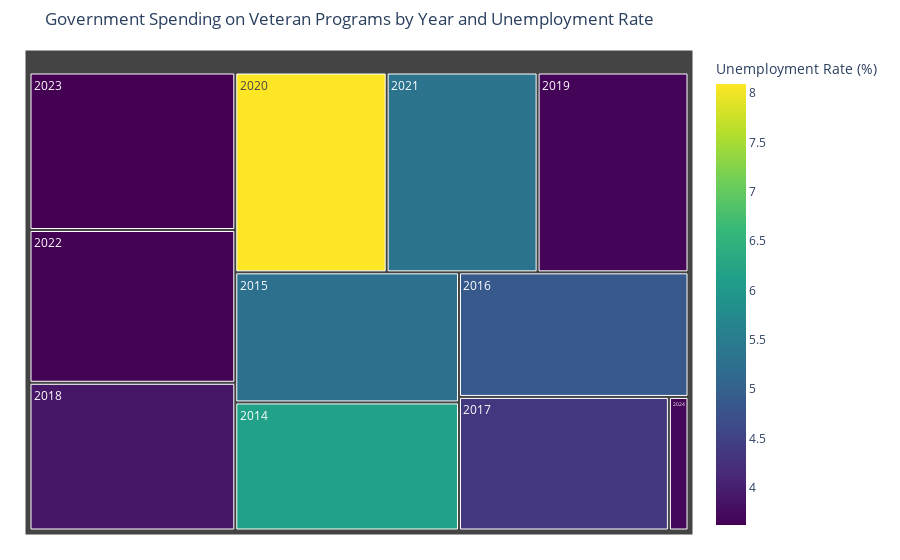

Notebook cell for this chart:
### Code cell
merged_df = unemployment_rate_df.merge(vet_program_spending_df, left_on='Year', right_on='fiscal_year')

fig = px.treemap(
    merged_df,
    path=["Year"],
    values="total_obligations",
    color="UNRATE",
    color_continuous_scale="Viridis",
    title="Government Spending on Veteran Programs by Year and Unemployment Rate"
)

fig.update_layout(margin=dict(t=50, l=25, r=25, b=25))
fig.update_coloraxes(colorbar_title="Unemployment Rate (%)")

fig.show()

### Figure 1 — Plotly figure (JSON) as saved in the notebook; plotly's stock layout.template omitted (floating-point values rounded to 4 significant figures)
{"data": [{"branchvalues": "total", "customdata": [[6.158], [5.275], [4.875], [4.358], [3.892], [3.675], [8.092], [5.35], [3.633], [3.625], [3.7]], "domain": {"x": [0, 1], "y": [0, 1]}, "hovertemplate": "labels=%{label}<br>total_obligations=%{value}<br>parent=%{parent}<br>id=%{id}<br>UNRATE=%{color}<extra></extra>", "ids": ["2014", "2015", "2016", "2017", "2018", "2019", "2020", "2021", "2022", "2023", "2024"], "labels": ["2014", "2015", "2016", "2017", "2018", "2019", "2020", "2021", "2022", "2023", "2024"], "marker": {"coloraxis": "coloraxis", "colors": [6.158, 5.275, 4.875, 4.358, 3.892, 3.675, 8.092, 5.35, 3.633, 3.625, 3.7]}, "name": "", "parents": ["", "", "", "", "", "", "", "", "", "", ""], "type": "treemap", "values": [2466000000.0, 2504840763, 2462000000.0, 2414000000.0, 2617000000.0, 2596000000.0, 2604000000.0, 2597000000.0, 2707000000.0, 2790000000.0, 225400000.0]}], "layout": {"coloraxis": {"colorbar": {"title": {"text": "Unemployment Rate (%)"}}, "colorscale": [[0, "#440154"], [0.1111, "#482878"], [0.2222, "#3e4989"], [0.3333, "#31688e"], [0.4444, "#26828e"], [0.5556, "#1f9e89"], [0.6667, "#35b779"], [0.7778, "#6ece58"], [0.8889, "#b5de2b"], [1, "#fde725"]]}, "legend": {"tracegroupgap": 0}, "margin": {"b": 25, "l": 25, "r": 25, "t": 50}, "title": {"text": "Government Spending on Veteran Programs by Year and Unemployment Rate"}}}
